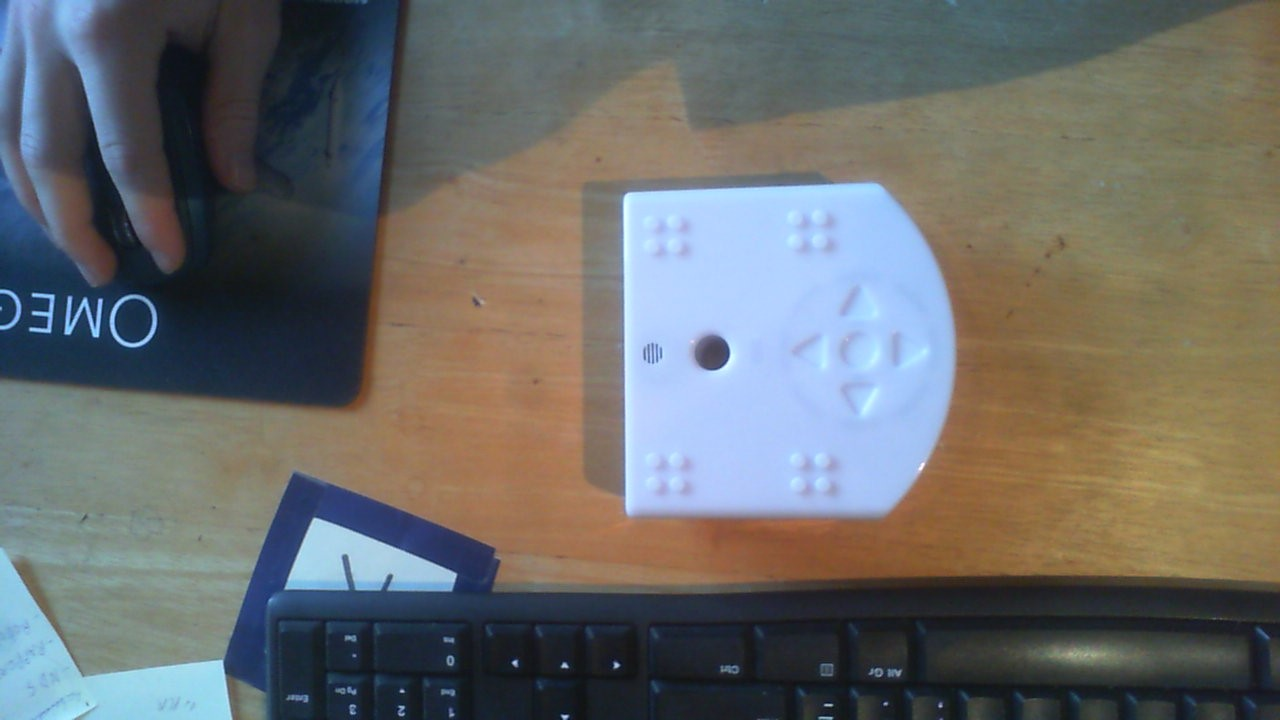
#> input picture src/vision/images/reference.jpg, 1280 x 720 px
$ python -i vision.py   (imports and definitions only)
#> lines starting #> are read from the running program, lines starting #| are printed output that depends on the picture; after the words box and inside, x2 and y2 are one past the last pixel; in counts of white or black regions, pixels touching at a corner belong together
#> further down, picture is the input picture: shape (720, 1280, 3); mean B, G, R 105.9, 107.3, 105.9
import cv2
import numpy as np
import matplotlib.pyplot as plt
import time


RED = (0, 0, 255)
GREEN = (0, 255, 0)
BLUE = (255, 0, 0)
LIGHTBLUE = (255, 127, 0)
TURQUOISE = (255, 255, 0)
PINK = (255, 0, 255)
ORANGE = (0, 127, 255)
YELLOW = (0, 255, 255)
WHITE = (255)

RED_LOW  = [150, 100, 100]
RED_HIGH = [179, 255, 255]

GREEN_LOW  = [41, 64, 0]
GREEN_HIGH = [85, 140, 140]

BLUE_LOW  = [87, 129, 80]
BLUE_HIGH = [131, 255, 255]


IX=0
IY=1

H_MIN = 0
S_MIN = 0
V_MIN = 0
H_MAX = 179
S_MAX = 255
V_MAX = 255


AREA_THRESH = 100
MERGE_THRESH = 0.04
EPSILON = 40

LP_MODE_REL = 0
LP_MODE_ABS = 1

ROBOT_LEN = 100

DIL_COEFF = 100
EXP_RATIO = 60

DIL_COEFF_K = 8
NB_ITER = 10

NB_VERTEX_TRIANGLE = 3
TRIANGLE_LONG_SHORT_RATIO=2

FIRST = 0
SECOND = 1
THIRD = 2

IPOS = 0
IANGLE = 1
IVISIBLE = 2
ILENGTH = 3


def cleanup_contours(contours, mode=0):
    """
    This function filters contours by removing small ones and reducind the number of verices.
    contours    opencv standard list of contours
    mode        Vertices merge method (0=relative to arclength, 1=fixed)

    returns     Filtered and cleaned list of contours
    """

    clean_contours = []

    for cnt in contours:
        # only take big enough contours
        if (cv2.contourArea(cnt) >= AREA_THRESH):
            if mode == LP_MODE_REL:
                epsilon = MERGE_THRESH*cv2.arcLength(cnt,True)
            else:
                epsilon = EPSILON
            approx = cv2.approxPolyDP(cnt,epsilon,True)
            clean_contours.append(approx)

    return clean_contours


def find_color(frame, hsv_low, hsv_high):
    """
    this function finds the contours of colored areas in a frame
    frame       standard opencv BGR image
    hsv_low     hsv color lower boundary (np array)
    hsv_high    hsv color upper boundary (np array)

    returns     Filtered and cleaned list of contours
    """

    #transform frame to HSV
    hsv = cv2.cvtColor(frame, cv2.COLOR_BGR2HSV)
#> hsv: shape (720, 1280, 3); mean H, S, V 67.8, 80.8, 126.5

    #this gives us a mask of the colored sections
    mask = cv2.inRange(hsv,  hsv_low, hsv_high)
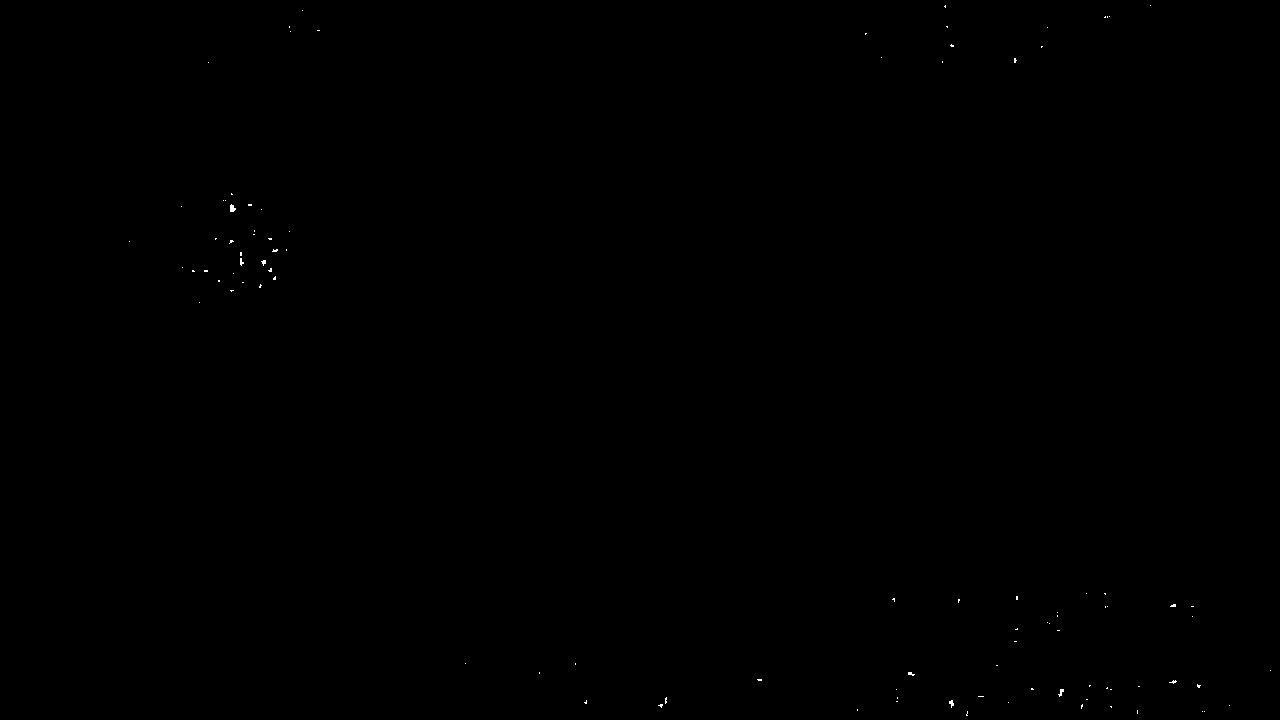
#> mask: shape (720, 1280); 0.05% white in thin lines or dots, all inside (x1, y1, x2, y2) = (129, 5, 1271, 716)

    #find contours
    contours, hierarchy = cv2.findContours(mask, cv2.RETR_EXTERNAL  , cv2.CHAIN_APPROX_SIMPLE)
#> contours = 98 contours, 97 with area under 20; largest, box (x1, y1, x2, y2) and area: (230, 204, 236, 212) 24

    return cleanup_contours(contours)
#> the loop in cleanup_contours, `for cnt in contours:` made 98 passes
#> cnt on passes 1, 2, 4, 5, 6, 7, 10, 11, 14, 15, 17, 18: [[1204, 711]], [[1202, 711]], [[1137, 710], [1137, 713]], [[857, 709], [857, 710]], [[1110, 706], [1111, 707], [1111, 706]], [[1229, 705]], [[1008, 702]], [[896, 701], [897, 701]], [[1086, 699], [1087, 699]], [[897, 697], [897, 698]], [[978, 696], [983, 696]], [[1110, 689], [1111, 689]]
#> after the loop in cleanup_contours, `for cnt in contours:`: clean_contours = []


# [234 lines left out: functions detect_robot, detect_obstacles_alt, detect_obstacles, not called in this run]


def detect_targets(frame, scale=1):
    """
    this function finds the targets
    frame       standard opencv BGR image
    scale       scale of the world

    returns     list of centroids of the targets, frame with debug overlay
    """
    frame = frame.copy()
    green_low = np.array(GREEN_LOW, np.uint8)
    green_high = np.array(GREEN_HIGH, np.uint8)

    clean_contours = find_color(frame, green_low, green_high)
#> clean_contours = []

    centroids = []

    for cnt in clean_contours:
        mom = cv2.moments(cnt)
        if mom["m00"] != 0:
            cx = int(mom["m10"] / mom["m00"])
            cy = int(mom["m01"] / mom["m00"])
            centroids.append([cx, cy])
        else:
            pass
#> this loop made 0 passes
#> after the loop, centroids = []


    cv2.drawContours(frame, clean_contours, -1, GREEN, 3)
    scaled_centroids = []

    for pt in centroids:
        frame = cv2.circle(frame, (pt[IX], pt[IY]), radius=5, color=BLUE, thickness=-1)
        scaled_centroids.append(np.multiply(pt, scale).astype(int).tolist())
#> after the loop, scaled_centroids = []

    return scaled_centroids, frame


# [71 lines left out: functions detect_scale, debug_output, not called in this run]


class Observer():

    # [28 lines left out: functions __init__, stabilize, capture, not called in this run]

    def set_frame(self, frame):
        self.frame = frame.copy()

    # [9 lines left out: function find_scale, not called in this run]

    def find_obstacles(self):
        self.obstacles_dilated, self.obstacles, ret = detect_obstacles(self.frame, self.scale)
        return self.obstacles_dilated

    def find_targets(self):
        self.targets, ret = detect_targets(self.frame, self.scale)
        return self.targets

    # [5 lines left out: function find_robot, not called in this run]

    def get_robot_pos(self):
        return self.robot_pos

    def get_obstacles(self):
        return self.obstacles_dilated

    def get_obstacles_original(self):
        return self.obstacles

    def get_targets(self):
        return self.targets

    def get_scale(self):
        return self.scale

    def set_text(self, text):
        self.text = text

    def debug_output(self, trajectory, estimated_robot_pos=[np.array([0, 0]), 0, False, 0]):
        frame = debug_output(self.frame, self.robot_pos, self.targets, self.obstacles_dilated, trajectory, estimated_robot_pos, self.text, self.scale)
        return frame

    def add_error(self, error):
        self.error_log.append([time.time()-self.start_time, error])

    def get_error_log(self):
        return self.error_log


>>> import cv2
>>> picture = cv2.imread('images/reference.jpg')
>>> result = detect_targets(picture)
